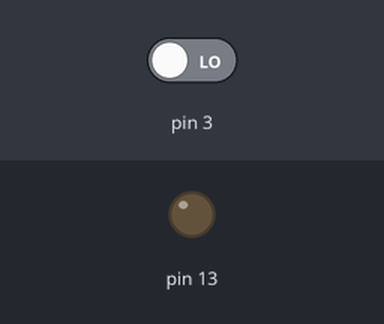
Recording of a sketch running on a simulated Arduino Uno, built with avr-gcc and run on an emulated ATmega328P. On the bench: output pins drawn as LEDs (lit = HIGH). The test bench sets the inputs (shaded band); at power-on: pin 3 LOW.

Above: at 1.4 s.
1.5 s: pin 3 driven HIGH
At 2.7 s:
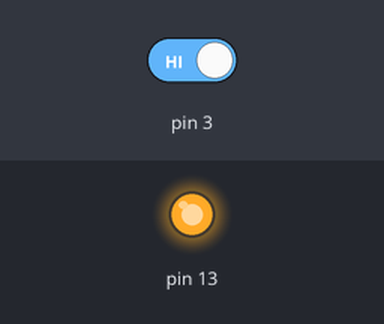
3.0 s: pin 3 driven LOW
At 4.0 s:
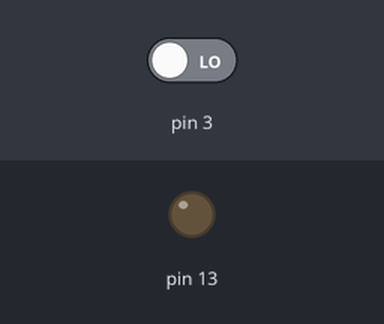
Timing chart, 0 to 6.0 s (numbered marks = the images above; inputs shaded):
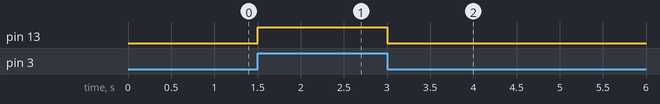

Measured:
- after the input at 1.5 s, pin 13: LOW → HIGH at once
- after the input at 3.0 s, pin 13: HIGH → LOW at once

The sketch:

sketch_apr22b_LM393.ino
```cpp
void setup()

{

pinMode(3,INPUT);

pinMode(13,OUTPUT);

}

void loop() {

if (digitalRead(3)) {   //光线不到阈值，D0输出高电平if（1），运行if后的

digitalWrite(13,HIGH);//开灯

}

else {               //光线达到阈值，D0输出低电平，if（0），运行else后的

digitalWrite(13,LOW);//关灯

delay(300);

}

}
```
